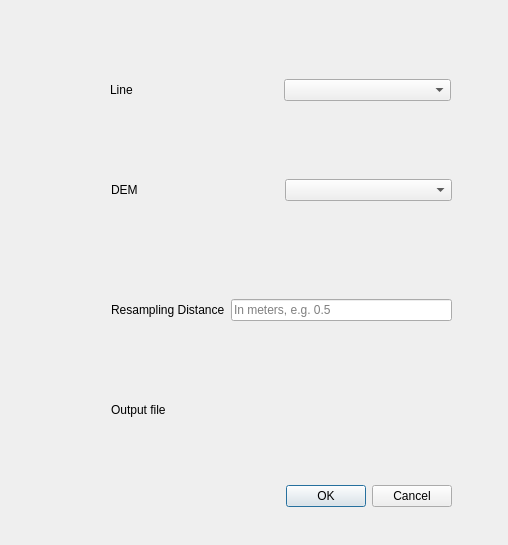
<?xml version="1.0" encoding="UTF-8"?>
<ui version="4.0">
 <class>dirSlopeDialogBase</class>
 <widget class="QDialog" name="dirSlopeDialogBase">
  <property name="geometry">
   <rect>
    <x>0</x>
    <y>0</y>
    <width>508</width>
    <height>545</height>
   </rect>
  </property>
  <property name="windowTitle">
   <string>Direction Slope</string>
  </property>
  <widget class="QWidget" name="horizontalLayoutWidget_2">
   <property name="geometry">
    <rect>
     <x>111</x>
     <y>150</y>
     <width>341</width>
     <height>80</height>
    </rect>
   </property>
   <layout class="QHBoxLayout" name="horizontalLayout_5">
    <item>
     <widget class="QLabel" name="label_5">
      <property name="text">
       <string>DEM</string>
      </property>
     </widget>
    </item>
    <item>
     <widget class="QgsMapLayerComboBox" name="in_dem"/>
    </item>
   </layout>
  </widget>
  <widget class="QWidget" name="horizontalLayoutWidget">
   <property name="geometry">
    <rect>
     <x>110</x>
     <y>50</y>
     <width>341</width>
     <height>80</height>
    </rect>
   </property>
   <layout class="QHBoxLayout" name="horizontalLayout_6">
    <item>
     <widget class="QLabel" name="label_6">
      <property name="text">
       <string>Line</string>
      </property>
     </widget>
    </item>
    <item>
     <widget class="QgsMapLayerComboBox" name="in_line"/>
    </item>
   </layout>
  </widget>
  <widget class="QWidget" name="horizontalLayoutWidget_3">
   <property name="geometry">
    <rect>
     <x>111</x>
     <y>270</y>
     <width>341</width>
     <height>80</height>
    </rect>
   </property>
   <layout class="QHBoxLayout" name="horizontalLayout_7">
    <item>
     <widget class="QLabel" name="label_7">
      <property name="text">
       <string>Resampling Distance</string>
      </property>
     </widget>
    </item>
    <item>
     <widget class="QLineEdit" name="interval">
      <property name="placeholderText">
       <string>In meters, e.g. 0.5</string>
      </property>
     </widget>
    </item>
   </layout>
  </widget>
  <widget class="QWidget" name="horizontalLayoutWidget_4">
   <property name="geometry">
    <rect>
     <x>111</x>
     <y>370</y>
     <width>341</width>
     <height>80</height>
    </rect>
   </property>
   <layout class="QHBoxLayout" name="horizontalLayout_8">
    <item>
     <widget class="QLabel" name="label_8">
      <property name="text">
       <string>Output file</string>
      </property>
     </widget>
    </item>
    <item>
     <widget class="QgsFileWidget" name="out_path"/>
    </item>
   </layout>
  </widget>
  <widget class="QDialogButtonBox" name="button_box">
   <property name="geometry">
    <rect>
     <x>111</x>
     <y>480</y>
     <width>341</width>
     <height>32</height>
    </rect>
   </property>
   <property name="orientation">
    <enum>Qt::Horizontal</enum>
   </property>
   <property name="standardButtons">
    <set>QDialogButtonBox::Cancel|QDialogButtonBox::Ok</set>
   </property>
  </widget>
 </widget>
 <customwidgets>
  <customwidget>
   <class>QgsFileWidget</class>
   <extends>QWidget</extends>
   <header>qgsfilewidget.h</header>
  </customwidget>
  <customwidget>
   <class>QgsMapLayerComboBox</class>
   <extends>QComboBox</extends>
   <header>qgsmaplayercombobox.h</header>
  </customwidget>
 </customwidgets>
 <resources/>
 <connections/>
</ui>
